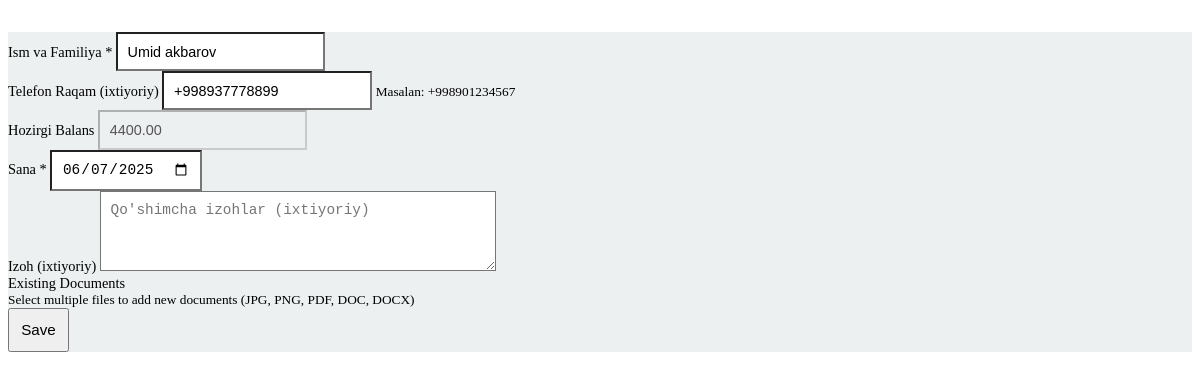
The page /xaridorlar/edit/6/ (signed in) on the database its author committed.
### xaridorlar/models.py (models this page shows, shortened)
class Xaridor(models.Model):
    user = models.ForeignKey(
        User,
        on_delete=models.CASCADE,
        related_name='xaridorlar',
        verbose_name="Foydalanuvchi"
    )
    ism_familiya = models.CharField(
        max_length=100,
        verbose_name="Ism va Familiya"
    )
    telefon_raqam = PhoneNumberField(
        blank=True,
        null=True,
        verbose_name="Telefon Raqam",
        help_text="Masalan: +998901234567"
    )
    hozirgi_balans = models.DecimalField(
        max_digits=15,
        decimal_places=2,
        default=0,
        validators=[MinValueValidator(0)],
        verbose_name="Hozirgi Balans",
        blank=True
    )
    sana = models.DateField(verbose_name="Sana")
    izoh = models.TextField(
        verbose_name="Izoh",
        blank=True,
        null=True
    )
    created_date = models.DateTimeField(
        auto_now_add=True,
        verbose_name="Yaratilgan sana"
    )
    def update_financials(self):
        from chiqim.models import Chiqim
        total_debt = Chiqim.objects.filter(xaridor=self).aggregate(total=models.Sum('qoldiq_summa'))['total'] or 0
        self.hozirgi_balans = total_debt
        self.save(update_fields=['hozirgi_balans'])
    class Meta:
        verbose_name = "Xaridor"
        verbose_name_plural = "Xaridorlar"
        indexes = [
            models.Index(fields=['user']),
            models.Index(fields=['ism_familiya']),
        ]

### xaridorlar/views.py (the view, shortened to what this page needs)
# urls.py: path('edit/<int:id>/', views.xaridor_edit, name='edit_xaridor'),
@login_required
def xaridor_edit(request, id):
    xaridor = get_object_or_404(Xaridor, id=id)
    xaridor_form = XaridorForm(instance=xaridor)
    if request.headers.get('X-Requested-With') == 'XMLHttpRequest':
        html = render_to_string('xaridorlar/edit_xaridor.html', {
            'xaridor_form': xaridor_form,
            'xaridor': xaridor
        }, request=request)
        return JsonResponse({'html': html})
    return render(request, 'xaridorlar/edit_xaridor.html', {
        'xaridor_form': xaridor_form,
        'xaridor': xaridor
    })

### templates/xaridorlar/edit_xaridor.html (shortened to what this page needs)
<div class="p-4">
    <form method="POST" enctype="multipart/form-data" id="customer-edit-form" action="{% url 'edit_xaridor' xaridor.id %}" class="ajax-form">
        <div id="errorContainer" class="alert alert-danger d-none"></div>
        <div class="card p-3">
            {% for field in xaridor_form %}
            <div class="mb-3">
                <label for="{{ field.id_for_label }}" class="form-label">
                    {{ field.label }} {% if field.field.required %}<span class="text-danger">*</span>{% endif %}
                </label>
                {{ field }}
                {% if field.help_text %}
                <small class="form-text text-muted">{{ field.help_text }}</small>
                {% endif %}
            </div>
            {% endfor %}
            <div class="mb-3">
                <label class="form-label">Existing Documents</label>
            </div>
            <div class="mb-3">
                <small class="form-text text-muted">Select multiple files to add new documents (JPG, PNG, PDF, DOC, DOCX)</small>
            </div>
            <button type="submit" class="btn btn-accent w-100" data-original-text="Save">
                Save
            </button>
        </div>
    </form>
</div>

### templates/xaridorlar/edit_xaridor.html (style rules this page uses)
.card { box-shadow: var(--shadow); border-radius: var(--border-radius); background-color: #ecf0f1; }
.form-label { font-size: 0.9rem; font-weight: 500; margin-bottom: 0.3rem; }
.form-control { font-size: 0.9rem; padding: 0.6rem; border-radius: var(--border-radius); }
textarea.form-control { resize: vertical; min-height: 80px; }
.alert-danger { font-size: 0.85rem; padding: 0.75rem; border-radius: var(--border-radius); }
.btn-accent { font-size: 0.95rem; padding: 0.7rem; }

### rows shown on the page
Xaridor: xaridor_form "Umid akbarov" "+998937778899" "4400.00" "06/07/2025"

### other values the page prints
{{ field.label }} "Ism va Familiya" "Telefon Raqam (ixtiyoriy)" "Hozirgi Balans" "Sana" "Izoh (ixtiyoriy)"
{{ field.help_text }} "Masalan: +998901234567"
